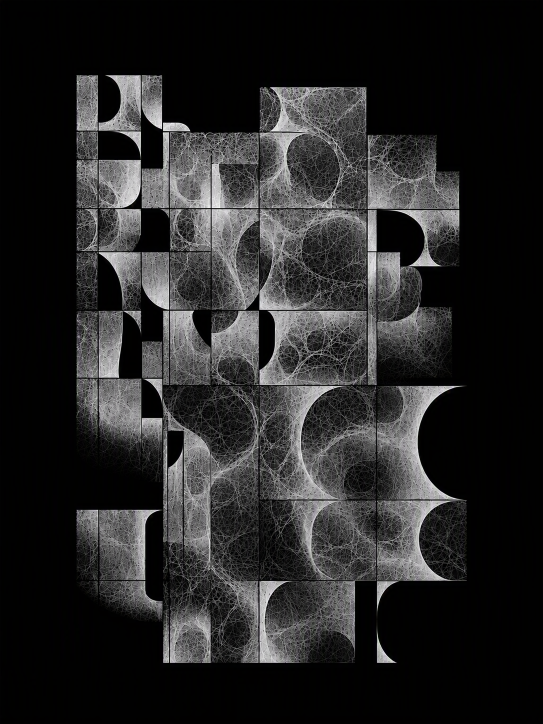
#> input picture data/projects/参考图.png, 1086 x 1448 px, found by its file name (shown at 1/2 size)
$ python probe5.py
#> lines starting #> are read from the running program, lines starting #| are printed output that depends on the picture
from PIL import Image, ImageFilter
import statistics, sys
sys.setrecursionlimit(20000)
for p in [r"data\projects\参考图.png", r"data\projects\参考图横.jpeg"]:
    im = Image.open(p).convert("L"); k = min(1, 1400/max(im.size))
#> after `k = min(1, 1400 / max(im.size))`: k = 0.967
    im = im.resize((int(im.size[0]*k), int(im.size[1]*k)))
#> im: PIL image 1050x1400 L
    im = im.filter(ImageFilter.GaussianBlur(5))
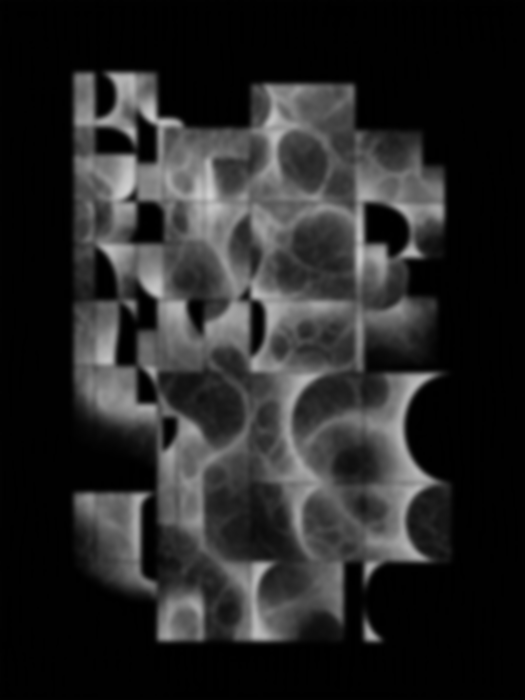
#> im: PIL image 1050x1400 L (shown at 1/2 size); min 0, max 210, mean 39.4
    w,h = im.size; g=list(im.getdata())
#> after `w, h = im.size`: w = 1050; h = 1400
#> after `g = list(im.getdata())`: g = 1470000 items
    mx=max(g); thr = max(40, int(mx*0.35))
#> after `mx = max(g)`: mx = 210
#> after `thr = max(40, int(mx * 0.35))`: thr = 73
    M=[1 if v>thr else 0 for v in g]
#> M = 1470000 items
    lab=[0]*(w*h); comps=[]
    for i in range(w*h):
        if M[i] and not lab[i]:
            stack=[i]; lab[i]=1; x0=x1=i%w; y0=y1=i//w; n=0
            while stack:
                q=stack.pop(); x=q%w; y=q//w; n+=1
                x0=min(x0,x);x1=max(x1,x);y0=min(y0,y);y1=max(y1,y)
                for nb in (q-1,q+1,q-w,q+w):
                    if 0<=nb<w*h and M[nb] and not lab[nb]:
                        lab[nb]=1; stack.append(nb)
            comps.append((n,x0,x1,y0,y1))
#> after the loop, comps = [(349798, 148, 888, 144, 1282), (112, 173, 182, 495, 509), (449, 246, 272, 598, 624), (3, 524, 526, 862, 862), (15496, 150, 312, 985, 1183), (20, 635, 640, 1057, 1060), (30, 695, 702, 1075, 1079), (8725, 315, 410, 1178, 1282), (772, 728, 758, 1242, 1282)]; lab = 1470000 items
    big=[c for c in comps if c[0] > w*h*0.004]
#> big = [(349798, 148, 888, 144, 1282), (15496, 150, 312, 985, 1183), (8725, 315, 410, 1178, 1282)]
    ws=[c[2]-c[1]+1 for c in big]; hs=[c[4]-c[3]+1 for c in big]
#> after `ws = [c[2] - c[1] + 1 for c in big]`: ws = [741, 163, 96]
#> after `hs = [c[4] - c[3] + 1 for c in big]`: hs = [1139, 199, 105]
    print(p,"thr",thr,"comps",len(comps),"big",len(big),"w med",statistics.median(ws),"h med",statistics.median(hs))
#| data\projects\参考图.png thr 73 comps 9 big 3 w med 163 h med 199
    for c in sorted(big,key=lambda c:(c[3],c[1]))[:12]: print("   ",c)
#> this loop made 3 passes
#|     (349798, 148, 888, 144, 1282)
#|     (15496, 150, 312, 985, 1183)
#|     (8725, 315, 410, 1178, 1282)
#> pass 2 of the loop `for p in [r"data\projects\参考图.png", r"data\projects\参考图横.jpeg"]:`:
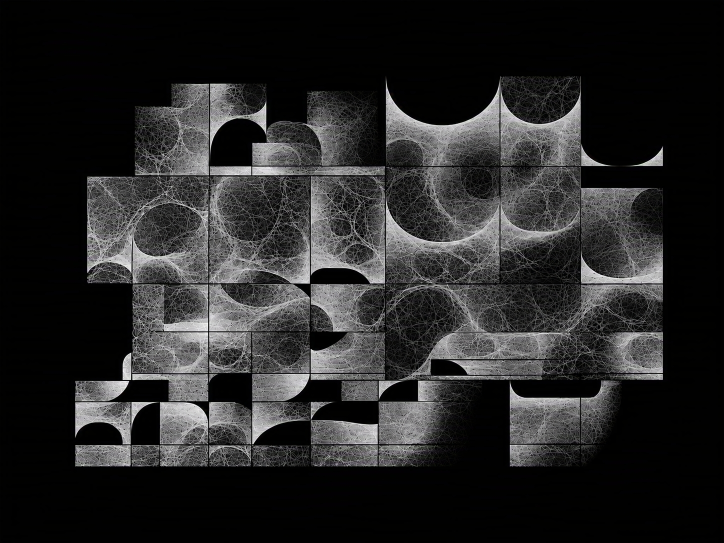
#> input picture data/projects/参考图横.jpeg, 1448 x 1086 px, found by its file name (shown at 1/2 size)
#> `im = im.filter(ImageFilter.GaussianBlur(5))`:
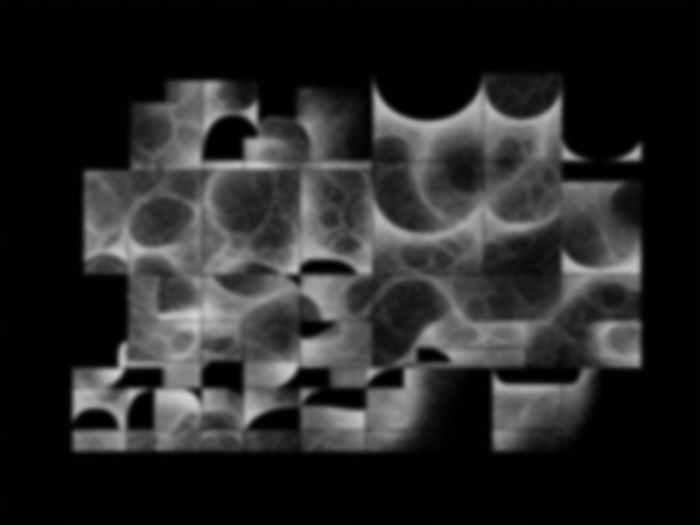
#> im: PIL image 1400x1050 L (shown at 1/2 size); min 0, max 210, mean 39.4
#> after the loop `for i in range(w*h):`: comps = [(349835, 144, 1282, 161, 901), (772, 1242, 1282, 291, 321), (28, 1075, 1079, 348, 355), (22, 1057, 1060, 409, 414), (8722, 1178, 1282, 639, 734), (15492, 985, 1183, 737, 899), (450, 598, 624, 777, 803), (114, 495, 509, 867, 876)]
#> big = [(349835, 144, 1282, 161, 901), (8722, 1178, 1282, 639, 734), (15492, 985, 1183, 737, 899)]
#> ws = [1139, 105, 199]
#> hs = [741, 96, 163]
#| data\projects\参考图横.jpeg thr 73 comps 8 big 3 w med 199 h med 163
#> the loop `for c in sorted(big,key=lambda c:(c[3],c[1]))[:12]: print("   ",c)` made 3 passes
#> (printed output is left out)
